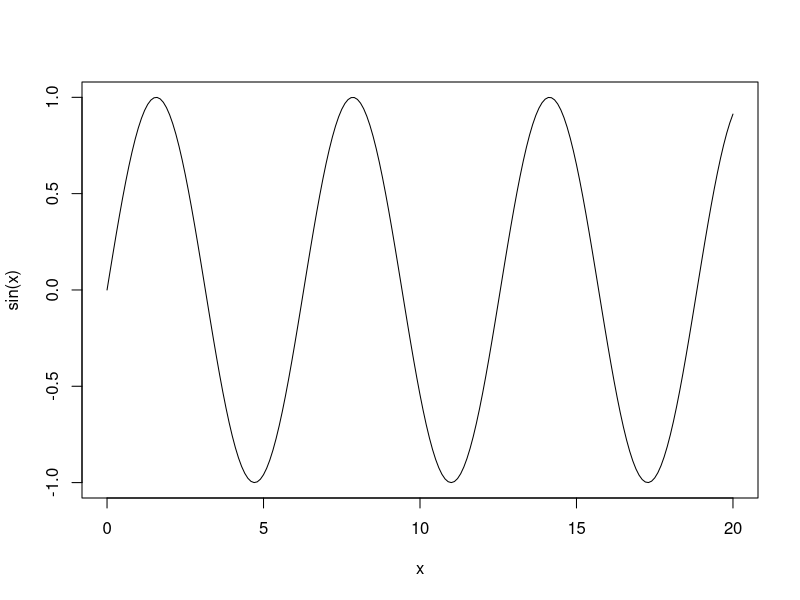
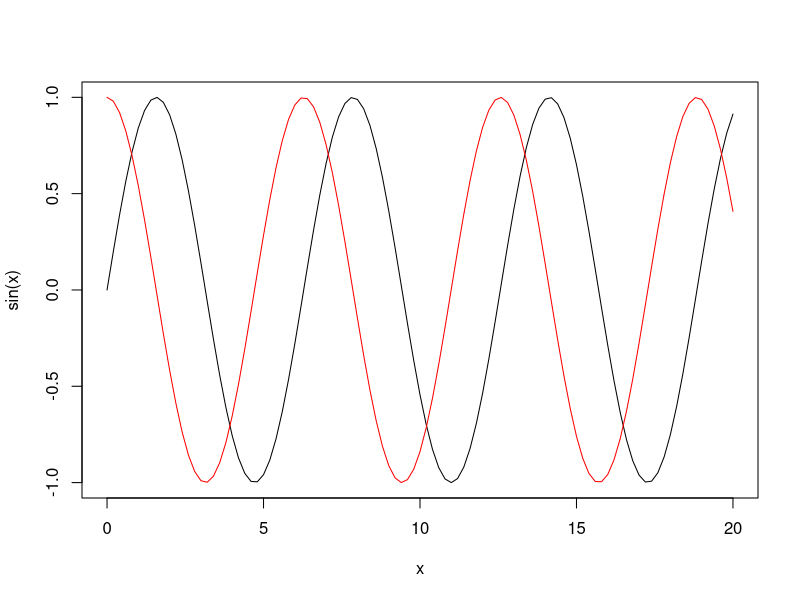
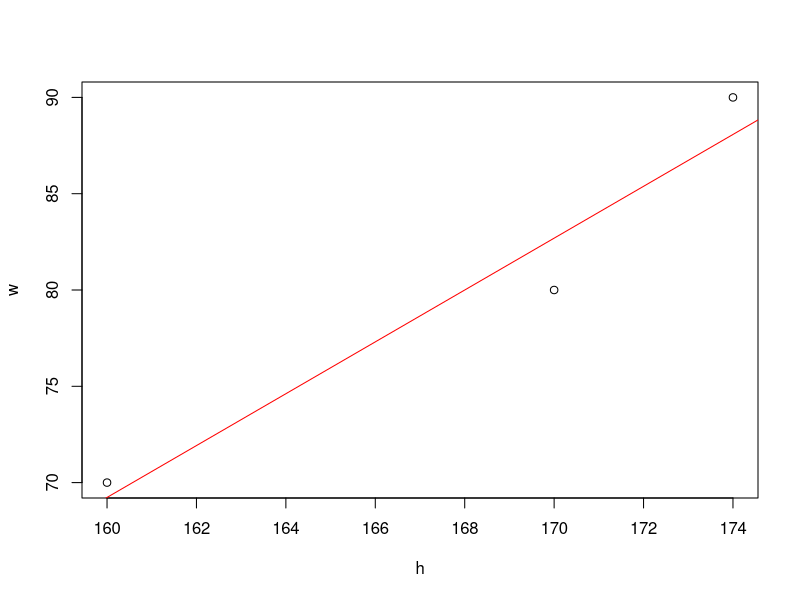
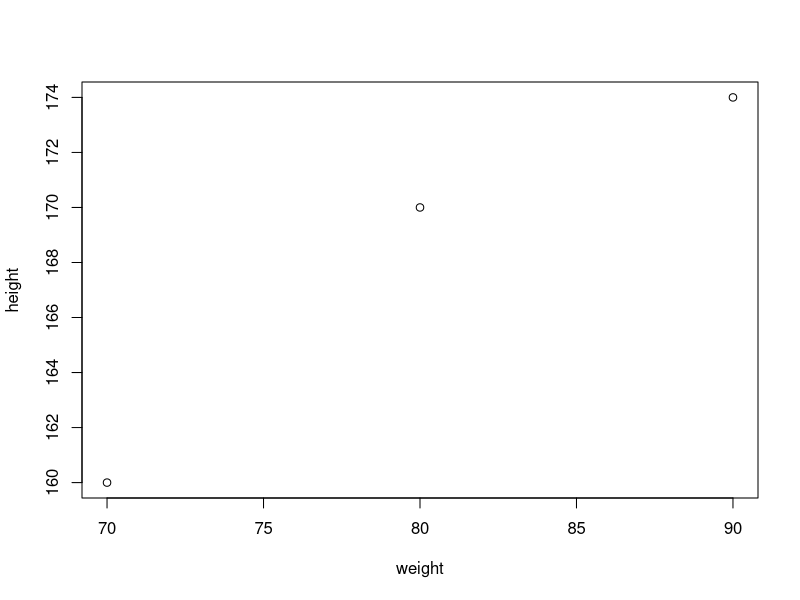

The R script that drew these images, in order:
x <- seq(0, 20, by = 0.1)
plot(x, sin(x), type = "l")
?curve
curve(sin, from = 0, to = 20)
curve(cos, from = 0, to = 20, add = TRUE, col = "red")

## TODO brownian motion / random walk
x <- 0
## TODO 100 iterations
for(i in 1:100) {
  if(runif(1) < 0.5) {
    x <- x + 1  
  } else {
    x <- x - 1
  }
}
x


## vectorize 
runif(100) < 0.5
?ifelse
round(runif(100))
set.seed(42)
cumsum(round(runif(100)*2 - 1))

h <- c(174, 170, 160)
w <- c(90, 80, 70)
min(w)
max(w)
range(w)
diff(range(w))
mean(w)
median(w)
sum(w)
summary(w)
str(summary(w))
cor(w, h)
lm(w ~ h)

## let's see the predicted w for some 165cm
-146.154 + 165*1.346
fit <- lm(w ~ h)
str(fit)
summary(fit)
predict(fit, newdata = list(h = 165))

predict(fit, newdata = list(h = 52))

plot(h, w)
abline(fit, col = "red")

df <- data.frame(weight = w, height = h)
df
str(df)
df$weight
df$weight[1]
df[1,2]
df[2,1]

nrow(df)
ncol(df)
dim(df)


plot(df)
cor(df)

df

df$bmi <- df$weight / (df$height/100)**2
df
